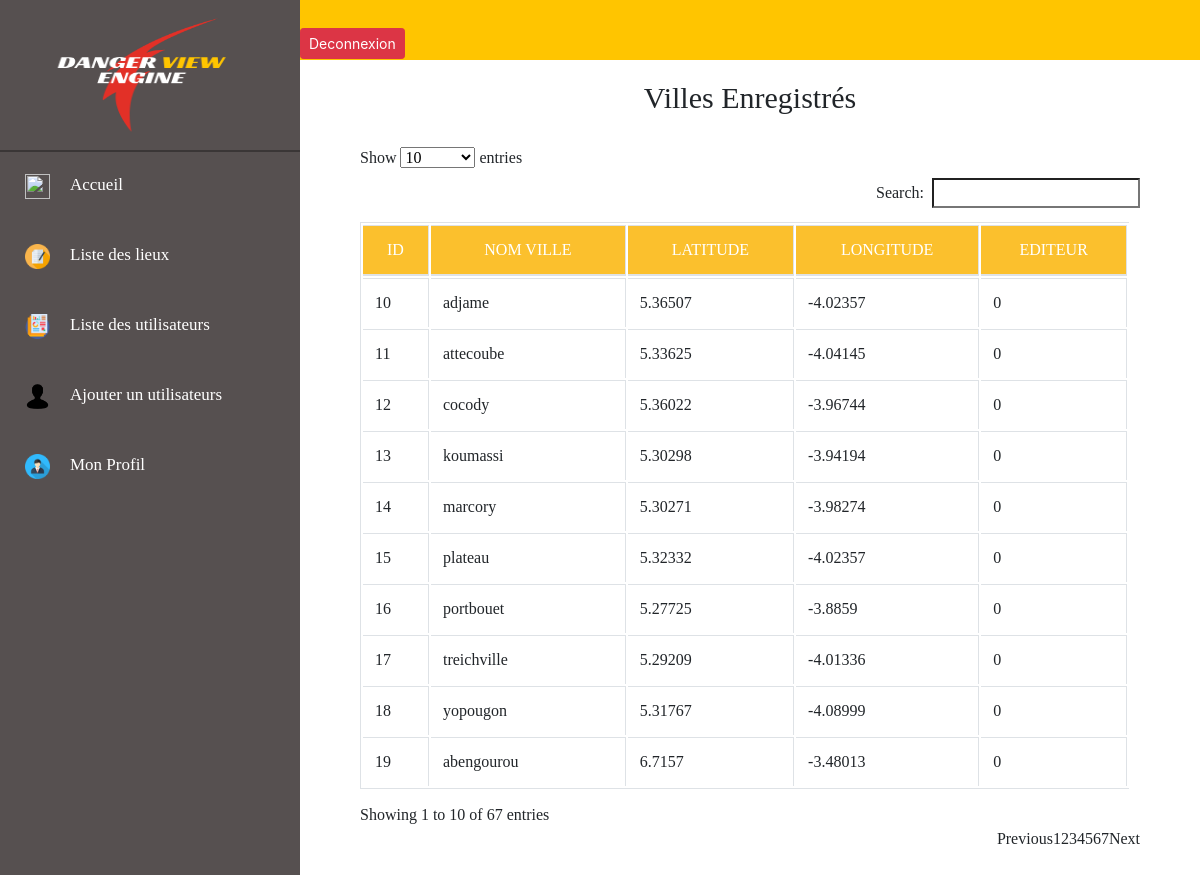
Screenshot of /index.php?page=historique_lieu (signed in) with the database file from the repository.
### tables this page shows
CREATE TABLE `ville` (
  `id_ville` int(11) NOT NULL,
  `nom_ville` varchar(50) NOT NULL,
  `lat` double NOT NULL,
  `lng` double NOT NULL,
  `id_utilisateur` int(11) NOT NULL
);

### app/loading.php (called while the page is built)
<?php
function Loading($path)
{
	$dossier = dir($path);
	$vue =[];
	while($file = $dossier->read())
	{
		$file = str_replace(".php", "", $file);
		array_push($vue, $file);
	}
	array_shift($vue);array_shift($vue);
	return $vue;
}

### public/pages/historique_lieu.php (the view, shortened to what this page needs)
<?php include('bd.php') ?>
<div class="container" style="margin-Top:20px" id="histo_lieu">
    <h1>Villes enregistrés</h1>
  <div class="row">
    <div class="col-md-12 col-md-offset-2">
      <table class ="table table-bordered table-hovered">
        <thead>
          <tr>
            <td>ID</td>
            <td>NOM VILLE</td>
            <td>LATITUDE</td>
            <td>LONGITUDE</td>
            <td>EDITEUR</td>
          </tr>
        </thead>
        <tbody>
              <?php
                    $sql =$conn->query('SELECT * FROM ville') ;
                    while ($data = $sql->fetch_array()) {
                      echo'
                      <tr>
                        <td>'.$data['id_ville'].'</td>
                        <td>'.$data['nom_ville'].'</td>
                        <td>'.$data['lat'].'</td>
                        <td>'.$data['lng'].'</td>
                        <td>'.$data['id_utilisateur'].'</td>
                      </tr>
                      ';
                    }
               ?>
        </tbody>
      </table>
    </div>
  </div>
</div>

### index.php (shortened to what this page needs)
<?php
require "app/loading.php";
$tabl = Loading("public".DS."pages".DS);
if (isset($_GET["page"]))
 {
 	$vue = $_GET["page"];
 }
 else
 {
 	$vue = "connexion_admin";
 }
 if (in_array($vue, $tabl))
 {
 	require "public".DS."pages".DS.$vue.".php";
 }
 else
 {
 	require "public".DS."error".DS."eror.php";
 }
 $content = ob_get_clean();
 $templ1 = array("acceuil","deconnexion","list_user","profil_admin","supp_user","historique_lieu","modif_profil","ajout_utilisateur");
 $templ2=array("enregistre_lieu","engr_typedanger","liste_danger","deconnect_edit","acceuil_edit","ajoutertype","liste_dangers","supprimer","modifier","liste_lieu","supprimerlieu","modifierlieu","profile","modif_profiluser","Ldanger");
 $templ3=array("connexion_admin","instruction");
 $templ4=array("acceuil_sup","historique_activite","danger_sup","list_admin","ajout_admin","messages");
  if(in_array($vue, $templ1)){require "public".DS."templates".DS."t_admin.php";}
  elseif(in_array($vue, $templ2)){require "public".DS."templates".DS."t_utilisateur.php";}
  elseif(in_array($vue, $templ3)){require "public".DS."templates".DS."header.php";}
  elseif(in_array($vue, $templ4)){require "public".DS."templates".DS."t_superviseur.php";}

### public/templates/t_admin.php (shortened to what this page needs)
<!DOCTYPE html>
<html lang="en" dir="ltr">
  <head>
	 <link rel="stylesheet" href="https://maxcdn.bootstrapcdn.com/bootstrap/4.5.0/css/bootstrap.min.css">
  <link rel="stylesheet" href="public/css/style_admins.css">
  <link rel="stylesheet" href="public/css/dataTables.bootstrap.min.css">
  </head>
  <body>
  <div class="container-fluid" >
    <div class="row no-gutter">
      <div class="col-sm-3 col-md-3 col-lg-3  " id="part_one">
        <div class="" id="bloc1">
          <img src="public/img/logo.png" class="img-fluid"  alt="">
        </div>
        <nav class=" " id="" >
            <ul class="navbar-nav">
                <li class="active nav-item"><a href="<?='index.php?page=acceuil'; ?>" class="nav-link"><img src="public/img/home.png" alt="" >Accueil</a></li>
                <li class="active nav-item"><a href="<?='index.php?page=historique_lieu'; ?>"><img src="public/img/contract.png" alt="">Liste des lieux</a></li>
                <li class="active nav-item"><a href="<?='index.php?page=list_user'; ?>"><img src="public/img/report.png" alt="">Liste des utilisateurs</a></li>
                <li class="active nav-item"><a href="<?='index.php?page=ajout_utilisateur'; ?>"><img src="public/img/user-48.png" alt="">Ajouter un utilisateurs</a></li>
                <li class="active nav-item"><a href="<?='index.php?page=profil_admin'; ?>"><img src="public/img/businessman.png" alt="">Mon Profil</a></li>
            </ul>
        </nav>
      </div>
	    <div class="col-sm-9 col-md-9 col-lg-9 no-gutter "  id="part_two">
          <div class=" no-gutter" id="header">
              <div class="" id="aa">
                <a href="<?='index.php?page=deconnexion'; ?>" class="btn btn-danger btn-sm">Deconnexion</a>
              </div>
          </div>
        <div class="" id="body">
                <?=$content; ?>
        </div>
      </div>
  </div>
  </div>
  </body>
</html>

### public/css/style_admins.css (style rules this page uses)
.no-gutter > [class*='col-'] { padding-right:0; padding-left:0; margin-left:0; margin-right: 0; }
#part_one { background-color: #565050; height: 900px; }
#part_one #bloc1 { width: 100%; border-bottom: 2px solid #3A3636; }
#part_one img { width: 80%; height: 150px; margin-left: 25px; }
#part_one ul li a { display: block; width: 100%; height: 70px; font-family: lora; font-size: 17px; color:#FFFFFF; padding-top: 20px; text-decoration: none; transition: all 1S; }
#part_one ul li img { display: inline-block; width: 25px; height: 25px; margin-right: 20px; }
#part_two { height:900px; margin: 0px; }
#part_two #header { background-color: #FFC500; height: 60px; width: 100%; }
#part_two #header #aa { display: inline-block; margin-top: 28px; }
#histo_lieu { width: 90%; margin: auto; font-family: lora; }
#histo_lieu h1 { text-transform: capitalize; margin-bottom: 30px; font-size: 30px; text-align: center; }
#histo_lieu thead { background-color:#FBC02D ; color: white; text-align: center; }

### rows the page displays
ville: id_ville "10", nom_ville "adjame", lat "5.36507", lng "-4.02357", id_utilisateur "0"
ville: id_ville "11", nom_ville "attecoube", lat "5.33625", lng "-4.04145", id_utilisateur "0"
ville: id_ville "12", nom_ville "cocody", lat "5.36022", lng "-3.96744", id_utilisateur "0"
ville: id_ville "13", nom_ville "koumassi", lat "5.30298", lng "-3.94194", id_utilisateur "0"
ville: id_ville "14", nom_ville "marcory", lat "5.30271", lng "-3.98274", id_utilisateur "0"
ville: id_ville "15", nom_ville "plateau", lat "5.32332", lng "-4.02357", id_utilisateur "0"
ville: id_ville "16", nom_ville "portbouet", lat "5.27725", lng "-3.8859", id_utilisateur "0"
ville: id_ville "17", nom_ville "treichville", lat "5.29209", lng "-4.01336", id_utilisateur "0"
ville: id_ville "18", nom_ville "yopougon", lat "5.31767", lng "-4.08999", id_utilisateur "0"
ville: id_ville "19", nom_ville "abengourou", lat "6.7157", lng "-3.48013", id_utilisateur "0"
